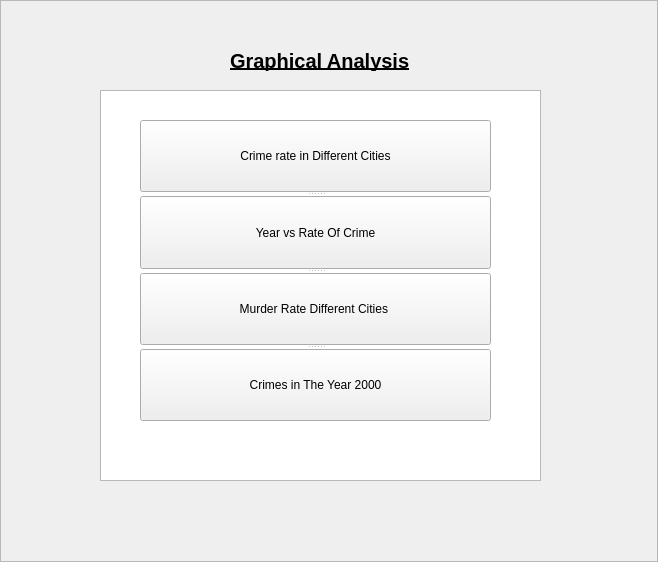
<?xml version="1.0" encoding="UTF-8"?>
<ui version="4.0">
 <class>Frame</class>
 <widget class="QFrame" name="Frame">
  <property name="geometry">
   <rect>
    <x>0</x>
    <y>0</y>
    <width>658</width>
    <height>562</height>
   </rect>
  </property>
  <property name="windowTitle">
   <string>Frame</string>
  </property>
  <property name="frameShape">
   <enum>QFrame::StyledPanel</enum>
  </property>
  <property name="frameShadow">
   <enum>QFrame::Raised</enum>
  </property>
  <widget class="QLabel" name="label">
   <property name="geometry">
    <rect>
     <x>230</x>
     <y>50</y>
     <width>181</width>
     <height>21</height>
    </rect>
   </property>
   <property name="font">
    <font>
     <pointsize>15</pointsize>
     <weight>75</weight>
     <bold>true</bold>
     <underline>true</underline>
    </font>
   </property>
   <property name="text">
    <string>Graphical Analysis</string>
   </property>
  </widget>
  <widget class="QListView" name="listView">
   <property name="geometry">
    <rect>
     <x>100</x>
     <y>90</y>
     <width>441</width>
     <height>391</height>
    </rect>
   </property>
  </widget>
  <widget class="QSplitter" name="splitter">
   <property name="geometry">
    <rect>
     <x>140</x>
     <y>120</y>
     <width>351</width>
     <height>301</height>
    </rect>
   </property>
   <property name="orientation">
    <enum>Qt::Vertical</enum>
   </property>
   <widget class="QPushButton" name="crime_rate_pie">
    <property name="text">
     <string>Crime rate in Different Cities</string>
    </property>
   </widget>
   <widget class="QPushButton" name="yr_vs_rate_bar">
    <property name="text">
     <string>Year vs Rate Of Crime</string>
    </property>
   </widget>
   <widget class="QPushButton" name="murder_vs_city">
    <property name="text">
     <string>Murder Rate Different Cities </string>
    </property>
   </widget>
   <widget class="QPushButton" name="pie_year">
    <property name="text">
     <string>Crimes in The Year 2000</string>
    </property>
   </widget>
  </widget>
 </widget>
 <resources/>
 <connections/>
</ui>
